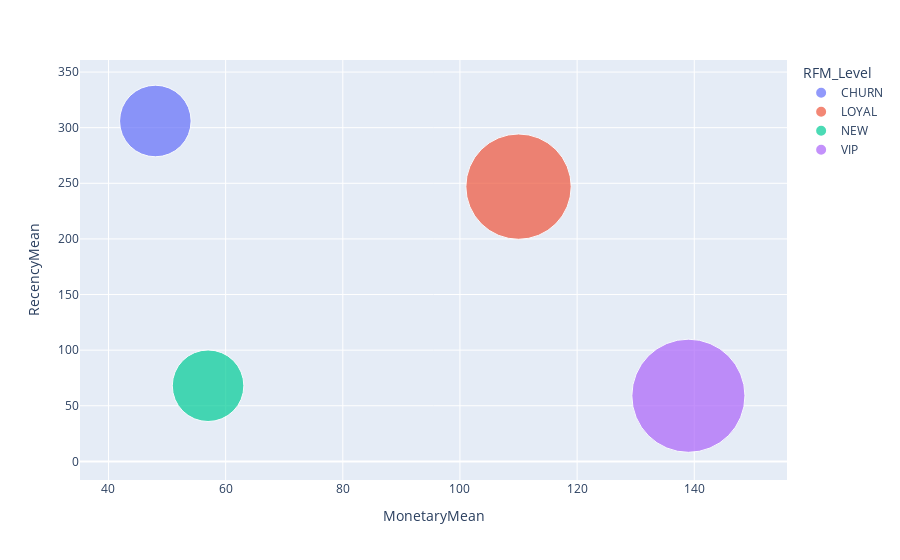

The cell this chart's notebook holds for it:
### Markdown cell above
## CHURN (đỏ)	1,495 khách	38.35%	Nhóm khách hàng đã rời bỏ, không mua gần đây, ít mua, chi tiêu thấp. Đây là nhóm chiếm tỷ lệ cao nhất → cần chiến dịch tái kích hoạt, remarketing, ưu đãi quay lại.
## VIP (vàng cam)	1,059 khách	27.17%	Nhóm khách hàng giá trị cao nhất: thường xuyên mua, gần đây, chi tiêu lớn → cần chăm sóc đặc biệt, giữ chân bằng loyalty program, upsell/cross-sell.
## LOYAL (xanh lá)	672 khách	17.24%	Nhóm trung thành trước đây, mua nhiều nhưng không còn mua gần đây → cần kích thích quay lại, nhắc nhớ, khuyến mãi targeted.
## NEW (xanh dương)	672 khách	17.24%	Nhóm khách hàng mới mua gần đây, nhưng chưa mua nhiều → tiềm năng chuyển hóa thành VIP nếu được nurturing đúng cách.

### Code cell
import plotly.express as px

fig = px.scatter(rfm_agg, x="MonetaryMean", y="RecencyMean", size="FrequencyMean", color="RFM_Level",
           hover_name="RFM_Level", size_max=80)
fig.show()

### Figure 1 — Plotly figure (JSON) as saved in the notebook; plotly's stock layout.template omitted (floating-point values rounded to 4 significant figures)
{"data": [{"hovertemplate": "<b>%{hovertext}</b><br><br>RFM_Level=CHURN<br>MonetaryMean=%{x}<br>RecencyMean=%{y}<br>FrequencyMean=%{marker.size}<extra></extra>", "hovertext": ["CHURN"], "legendgroup": "CHURN", "marker": {"color": "#636efa", "size": [6], "sizemode": "area", "sizeref": 0.002344, "symbol": "circle"}, "mode": "markers", "name": "CHURN", "orientation": "v", "showlegend": true, "type": "scatter", "x": [48], "xaxis": "x", "y": [306], "yaxis": "y"}, {"hovertemplate": "<b>%{hovertext}</b><br><br>RFM_Level=LOYAL<br>MonetaryMean=%{x}<br>RecencyMean=%{y}<br>FrequencyMean=%{marker.size}<extra></extra>", "hovertext": ["LOYAL"], "legendgroup": "LOYAL", "marker": {"color": "#EF553B", "size": [13], "sizemode": "area", "sizeref": 0.002344, "symbol": "circle"}, "mode": "markers", "name": "LOYAL", "orientation": "v", "showlegend": true, "type": "scatter", "x": [110], "xaxis": "x", "y": [247], "yaxis": "y"}, {"hovertemplate": "<b>%{hovertext}</b><br><br>RFM_Level=NEW<br>MonetaryMean=%{x}<br>RecencyMean=%{y}<br>FrequencyMean=%{marker.size}<extra></extra>", "hovertext": ["NEW"], "legendgroup": "NEW", "marker": {"color": "#00cc96", "size": [6], "sizemode": "area", "sizeref": 0.002344, "symbol": "circle"}, "mode": "markers", "name": "NEW", "orientation": "v", "showlegend": true, "type": "scatter", "x": [57], "xaxis": "x", "y": [68], "yaxis": "y"}, {"hovertemplate": "<b>%{hovertext}</b><br><br>RFM_Level=VIP<br>MonetaryMean=%{x}<br>RecencyMean=%{y}<br>FrequencyMean=%{marker.size}<extra></extra>", "hovertext": ["VIP"], "legendgroup": "VIP", "marker": {"color": "#ab63fa", "size": [15], "sizemode": "area", "sizeref": 0.002344, "symbol": "circle"}, "mode": "markers", "name": "VIP", "orientation": "v", "showlegend": true, "type": "scatter", "x": [139], "xaxis": "x", "y": [59], "yaxis": "y"}], "layout": {"legend": {"itemsizing": "constant", "title": {"text": "RFM_Level"}, "tracegroupgap": 0}, "margin": {"t": 60}, "xaxis": {"anchor": "y", "domain": [0, 1], "title": {"text": "MonetaryMean"}}, "yaxis": {"anchor": "x", "domain": [0, 1], "title": {"text": "RecencyMean"}}}}
